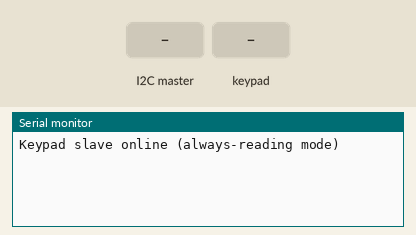
This sketch was run on a simulated Arduino Uno, built with avr-gcc and run on an emulated ATmega328P. On the bench: the last lines printed to the serial monitor. The inputs (shaded band) are chosen by the test bench.

Above: at 1.2 s.
1.3 s: the I2C master sends "#"
At 2.5 s:
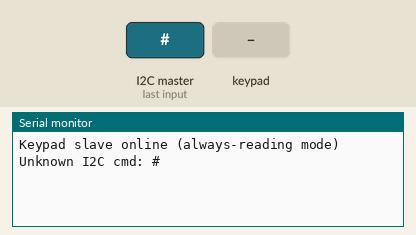
2.8 s: key 'D' pressed
At 4.0 s:
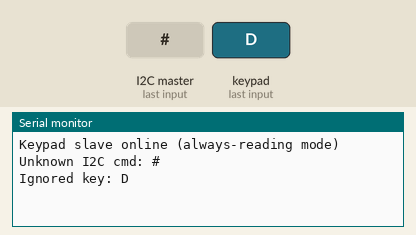
4.3 s: keypad keys 6 7 8 9 pressed 0.4 s apart
At 5.9 s:
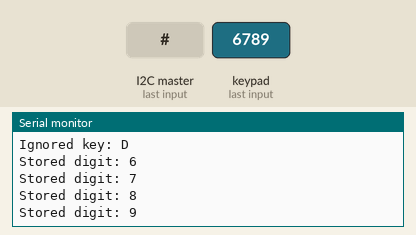
7.4 s: the I2C master sends "R"
At 8.4 s:
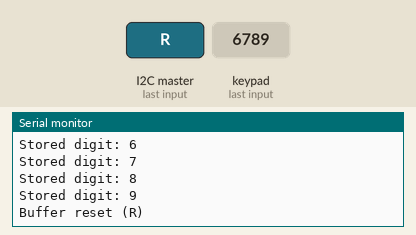
8.9 s: key '#' pressed
At 9.5 s:
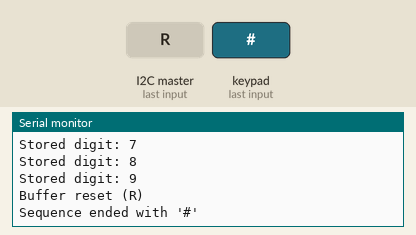
10.4 s: keypad keys 6 7 8 9 * pressed 0.4 s apart
At 13.1 s:
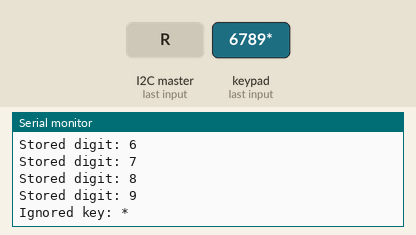
Timing chart, 0 to 14.6 s (numbered marks = the images above; inputs shaded):
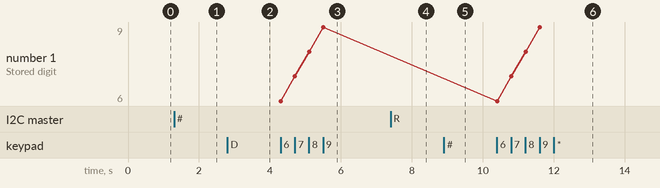

The sketch:

Final_Project.ino
```cpp
#include <Keypad.h>
#include <Wire.h>
#include <string.h>

#define MAX_KEYS   100
#define SLAVE_ADDR 0x3

const byte ROWS = 4;
const byte COLS = 4;

char hexaKeys[ROWS][COLS] = {
  {'D', '#', '0', '*'},
  {'C', '9', '8', '7'},
  {'B', '6', '5', '4'},
  {'A', '3', '2', '1'}
};

byte rowPins[ROWS] = {6, 7, 8, 9};
byte colPins[COLS] = {2, 3, 4, 5};

Keypad customKeypad = Keypad(makeKeymap(hexaKeys), rowPins, colPins, ROWS, COLS);

char keyBuffer[MAX_KEYS];
int  keyCount = 0;


void sendKeys();
void receiveCommand(int bytes);

// setup
void setup() {
  Wire.begin(SLAVE_ADDR);
  Wire.onRequest(sendKeys);
  Wire.onReceive(receiveCommand);

  Serial.begin(9600);
  Serial.println("Keypad slave online (always-reading mode)");
}

//loop
void loop() {

  char key = customKeypad.getKey();

  if (key) {

    // If digit 0-9, store it
    if (isDigit(key)) {
      if (keyCount < MAX_KEYS) {
        keyBuffer[keyCount++] = key;
        Serial.print("Stored digit: ");
        Serial.println(key);
      }
    }

    // '#' marks the end of the sequence
    else if (key == '#') {
      Serial.println("Sequence ended with '#'");
    }

    // ignore all other keys
    else {
      Serial.print("Ignored key: ");
      Serial.println(key);
    }
  }
}

//i2c send
void sendKeys() {

  // send count first
  Wire.write((byte)keyCount);

  // send keys only if count > 0
  for (int i = 0; i < keyCount; i++) {
    Wire.write((byte)keyBuffer[i]);
  }

  Serial.print("Master requested data — sent ");
  Serial.print(keyCount);
  Serial.println(" keys.");

  // After sending, clear buffer
  keyCount = 0;
}

// i2c receive
void receiveCommand(int bytes) {

  while (Wire.available()) {
    char cmd = (char)Wire.read();

    switch (cmd) {
      // buffer reset
      case 'R':
        keyCount = 0;
        Serial.println("Buffer reset (R)");
        break;

      default:
        Serial.print("Unknown I2C cmd: ");
        Serial.println(cmd);
        break;
    }
  }
}
```

Measured:
- after the input at 1.3 s, the serial monitor: prints a new line at once (image 1)
- after the input at 2.8 s, the serial monitor: prints a new line at once (image 2)
- after the input at 4.3 s, the serial monitor: prints a new line at once (image 3)
- after the input at 7.4 s, the serial monitor: prints a new line at once (image 4)
- after the input at 8.9 s, the serial monitor: prints a new line at once (image 5)
- after the input at 10.4 s, the serial monitor: prints a new line at once (image 6)
